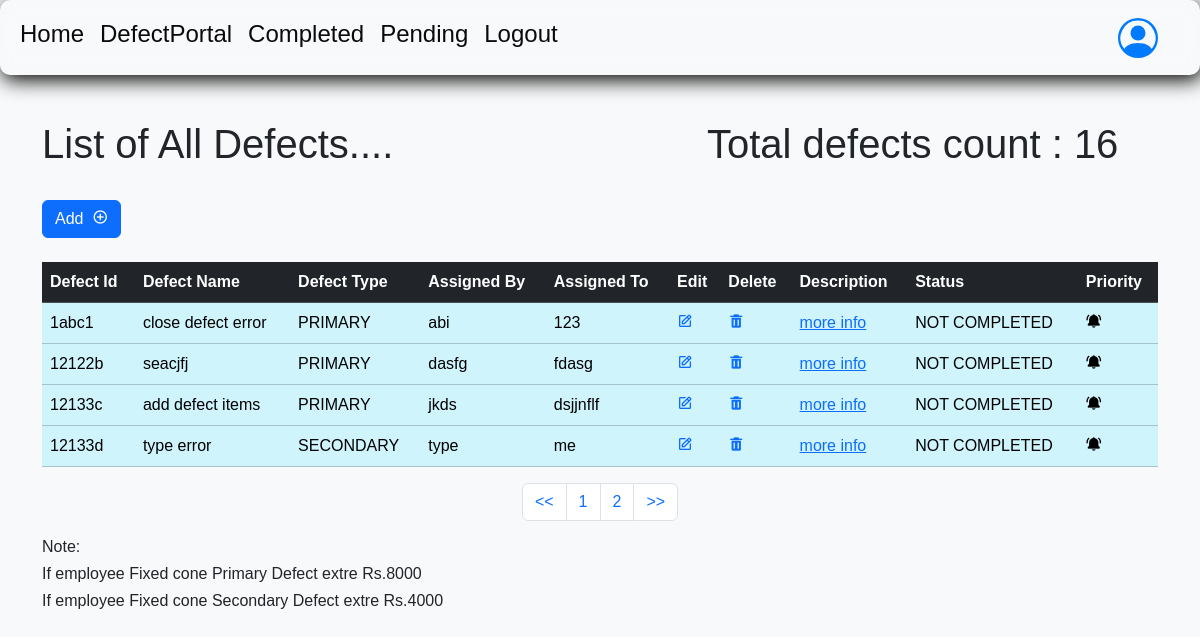
The page /defects/ (signed in) on the database its author committed.
### DefectsPortal/models.py (models this page shows, shortened)
class Defect(models.Model):
    defect_id = models.CharField(max_length=100)
    defect_name = models.CharField(max_length=100)
    defect_type = models.CharField(max_length=100, choices=DEFECTS_TYPES, default='PRIMARY')
    assigned_by = models.CharField(max_length=100)
    assigned_to = models.CharField(max_length=100)
    description = models.TextField()
    defect_status = models.CharField(max_length=100, choices=DEFECTS_STATUS, default='NOT COMPLETED')
    priority = models.CharField(max_length=100, choices=DEFECTS_PRIORITY, default='HIGH')

### DefectsPortal/views.py (the view)
# urls.py: path('', views.defect, name='defect'),
@login_required(login_url='login')
def defect(request):
    defects = Defect.objects.all()
    total_defects = len(defects)
    paginator = Paginator(defects, 4)
    page = request.GET.get('pg')
    defects = paginator.get_page(page)
    contexts = {
        'defects': defects,
        'total_defects': total_defects
    }
    return render(request, 'defects/defect.html', {'contexts': contexts})

### templates/defects/defect.html (shortened to what this page needs)
<!DOCTYPE html>
<html lang="en">
<head>
    <link href='https://unpkg.com/boxicons@2.1.4/css/boxicons.min.css' rel='stylesheet'>
    <link href="https://cdn.jsdelivr.net/npm/bootstrap@5.3.3/dist/css/bootstrap.min.css" rel="stylesheet">
</head>
<body>
    <nav class="navbar navbar-expand-lg navbar-custom fixed-top" style="height: 75px;">
        <div class="container-fluid">
            <div class="collapse navbar-collapse" id="navbarSupportedContent">
                <ul class="navbar-nav me-auto mb-2 mb-lg-2">
                    <li class="nav-item"><a class="nav-link" aria-current="page" href="{% url 'home' %}">Home</a>
                    </li>
                    <li class="nav-item"><a class="nav-link" href="{% url 'defect' %}">DefectPortal</a></li>
                    <li class="nav-item">
                        <a class="nav-link" href="#">Completed</a>
                    </li>
                    <li class="nav-item">
                        <a class="nav-link" href="#">Pending</a>
                    </li>
                    <li class="nav-item">
                        <a class="nav-link" href="{% url 'logout' %}">Logout</a>
                    </li>
                </ul>
                <form class="d-flex" role="search">
                    <a href="#"></a>
                </form>
            </div>
        </div>
    </nav>
    <div class="content">
    {% block contents %}
    <div class="container">
        <div class="jumbotron">
            <div class="row">
                <div class="col-md-7">
                    <h1>List of All Defects....</h1>
                </div>
                <div class="col-md-5">
                    <h1>Total defects count : {{ contexts.total_defects }}</h1>
                </div>
            </div>
            <br>
            <a class="btn btn-primary" href="{% url 'add' %}">Add &nbsp;<i class='bx bx-plus-circle'></i></a>
            <br><br>
            <table class="table">
                <thead class="table-dark">
                    <tr class="table table-dark table-striped-columns">
                        <th>Defect Id</th>
                        <th>Defect Name</th>
                        <th>Defect Type</th>
                        <th>Assigned By</th>
                        <th>Assigned To</th>
                        <th>Edit</th>
                        <th>Delete</th>
                        <th>Description</th>
                        <th>Status</th>
                        <th>Priority</th>
                    </tr>
                </thead>
                <tbody>
                  {% for i in contexts.defects%}
                    <tr class="table-info">
                        <td>{{i.defect_id}}</td>
                        <td>{{i.defect_name}}</td>
                        <td>{{i.defect_type}}</td>
                        <td>{{i.assigned_by}}</td>
                        <td>{{i.assigned_to}}</td>
                        <td><a href="{% url 'edit' id=i.id %}"><i class='bx bx-edit'></i></a></td>
                        <td><a href="{% url 'deletes' id=i.id %}"><i class='bx bxs-trash'></i></a></td>
                        <td><a href="{% url 'descr' id=i.id %}">more info</a></td>
                        <td>{{ i.defect_status }}</td>
                        {% if i.priority == 'HIGH' %}
                            <td><i class='bx bxs-bell-ring'></i></td>
                        {% elif i.priority == 'MEDIUM' %}
                            <td><i class='bx bxs-bell-plus'></i></td>
                        {% else %}
                            <td><i class='bx bxs-bell-minus' ></i></td>
                        {% endif %}
                    </tr>
                  {% endfor %}
                </tbody>
            </table>
            <nav aria-label="Page navigation example">
                <ul class="pagination justify-content-center">
                  <li class="page-item">
                    <a class="page-link" href="?pg=1"><<</a>
                  </li>
                  <li class="page-item"><a class="page-link" href="?pg={{ contexts.defects.number }}">{{ contexts.defects.number }}</a></li>
                  {% if contexts.defects.has_next %}
                  <li class="page-item"><a class="page-link" href="?pg={{ contexts.defects.next_page_number }}">{{ contexts.defects.next_page_number }}</a></li>
                    {% endif %}
                  <li class="page-item">
                    <a class="page-link" href="?pg={{ contexts.defects.paginator.num_pages }}">>></a>
                  </li>
                </ul>
              </nav>
            <h6>Note:</h6>
            <h6>If employee Fixed {{ request.user.username }} Primary Defect extre Rs.8000</h6>
            <h6>If employee Fixed {{ request.user.username }} Secondary Defect extre Rs.4000</h6>
        </div>
    </div>
    {% endblock contents %}
</div>
</body>
</html>

### templates/defects/defect.html (style rules this page uses)
.bi-person-circle { width: 40px; height: 40px; fill: #007bff; margin-right: 30px; }
body { font-family: Arial, sans-serif; background-color: #f8f9fa; margin: 0; padding: 0; }
.navbar-nav .nav-link { color: #030202; font-size: 1.5rem; }
.content { margin-top: 100px; }
.navbar-custom { background-color: transparent; backdrop-filter: blur(10px); box-shadow: 2px 5px 20px black; border-radius: 10px; }
.navbar-custom .nav-link { color: #0b0a0a; }
.container { margin-top: 120px; }

### rows shown on the page
Defect: defect_id "1abc1", defect_name "close defect error", defect_type "PRIMARY", assigned_by "abi", assigned_to "123", defect_status "NOT COMPLETED", priority "HIGH" (drawn)
Defect: defect_id "12122b", defect_name "seacjfj", defect_type "PRIMARY", assigned_by "dasfg", assigned_to "fdasg", defect_status "NOT COMPLETED", priority "HIGH" (drawn)
Defect: defect_id "12133c", defect_name "add defect items", defect_type "PRIMARY", assigned_by "jkds", assigned_to "dsjjnflf", defect_status "NOT COMPLETED", priority "HIGH" (drawn)
Defect: defect_id "12133d", defect_name "type error", defect_type "SECONDARY", assigned_by "type", assigned_to "me", defect_status "NOT COMPLETED", priority "HIGH" (drawn)

### other values the page prints
{{ contexts.total_defects }} "16"
{{ contexts.defects.number }} "1"
{{ contexts.defects.next_page_number }} "2"
{{ request.user.username }} "cone"
